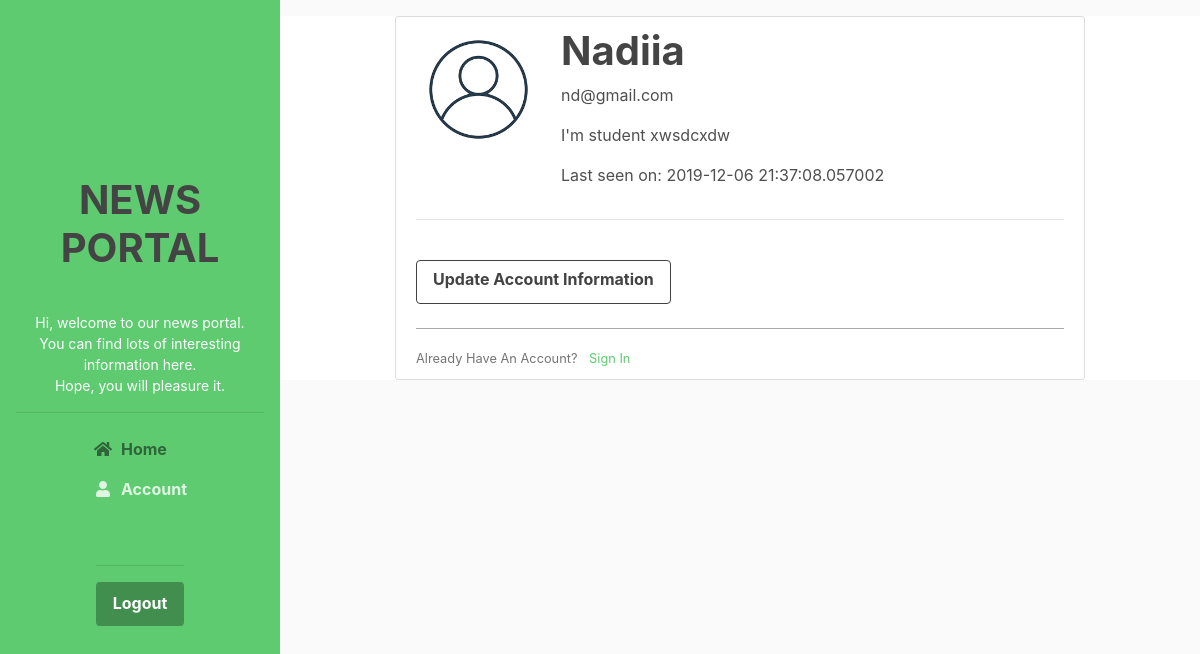
/account (signed in), run on an earlier commit of the app's database.
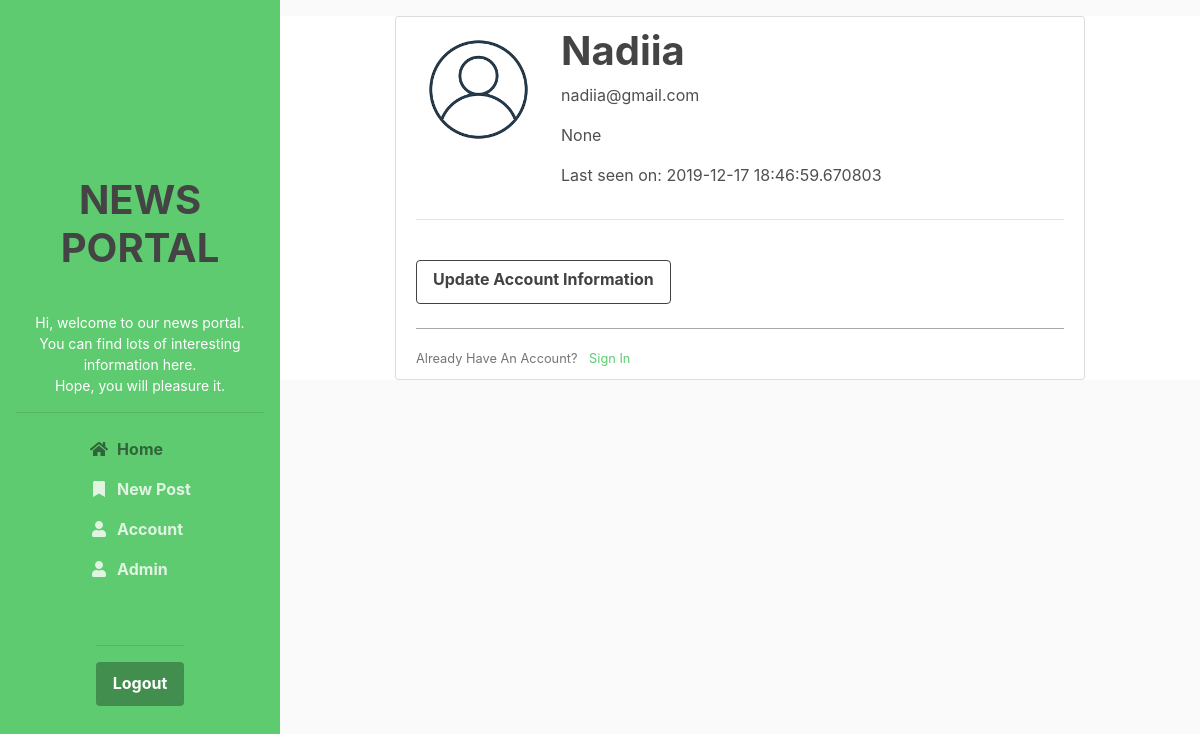
And on a later commit of the database.
### flasknews/models.py (models this page shows, shortened)
class User(db.Model, UserMixin):
    id = db.Column(db.Integer, primary_key=True)
    username = db.Column(db.String(20), unique=True, nullable=False)
    email = db.Column(db.String(120), unique=True, nullable=False)
    image_file = db.Column(db.String(20), nullable=False, default='default.png')
    password = db.Column(db.String(60), nullable=False)
    posts = db.relationship('Post', backref='author', lazy=True)
    comments = db.relationship('Comment', backref='author', lazy=True)
    about_me = db.Column(db.String(140))
    last_seen = db.Column(db.DateTime, default=datetime.utcnow)
    role = db.Column(db.String, default='user')
    def is_admin(self):
        return self.role == 'admin'
    def is_moderator(self):
        return self.role == 'moderator'

### flasknews/routes.py (the view)
@app.route("/account", methods=['GET'])
def account():
    form = UpdateAccountForm()
    form.username.data = current_user.username
    form.email.data = current_user.email
    form.about_me.data = current_user.about_me
    image_file = url_for('static', filename='images/profile_pics/' + current_user.image_file)
    return render_template('account.html', title='Account', image_file=image_file, form=form)

### flasknews/models.py (called while the page is built)
@login_manager.user_loader
def load_user(user_id):
    return User.query.get(int(user_id))

### flasknews/routes.py (called while the page is built)
@app.before_request
def before_request():
    if current_user.is_authenticated:
        current_user.last__seen = datetime.utcnow()
        db.session.commit()

### flasknews/templates/account.html
{% extends "layout.html" %}
{% block content %}
   <div class="content-section content-section-main">
   	<div class="media">
        <img class="rounded-circle account-img" src="{{ image_file }}">
        <div class="media-body">
    			<h2 class="account-heading">{{ current_user.username }}</h2>
    			<p class="text-secondary">{{ current_user.email }}</p>
                <p class="text-secondary">{{ current_user.about_me }}</p>
                <p class="text-secondary">Last seen on: {{ current_user.last_seen }}</p>
        </div>
   	</div>
   	 <div class="content-section">
         <hr><br>
         <a class="btn btn-outline-dark" href="{{ url_for('accountupdate') }}">Update Account Information</a>
         <br><br>
     </div>
    <div class="border-top pt-3">
        <small class="text-muted">
            Already Have An Account? <a class="ml-2" href="{{ url_for('login') }}">Sign In</a>
        </small>
    </div>
   </div>
{% endblock content %}

What changed in the data, as far as the page shows it:
changed User "Nadiia": role empty → "admin" (drawn); email "nd@gmail.com" → "nadiia@gmail.com"; about_me "I'm student xwsdcxdw" → "None"; last_seen "2019-12-06 21:37:08.057002" → "2019-12-17 18:46:59.670803"
Also different on the page:
text now shown: "New Post Admin"
